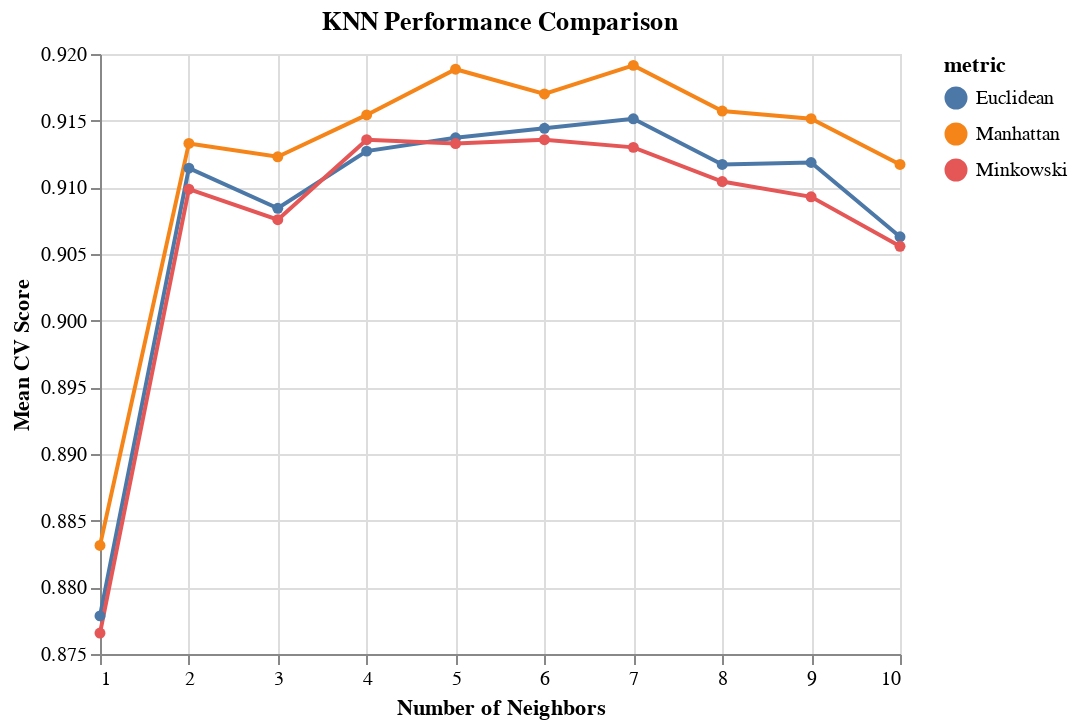

Notebook source saved alongside this figure:
### Markdown cell above
From the results of the tuned KNN model, we observe an accuracy score of 0.92, with the best results coming from 7 neighbours and distance metric p = 1, which is the Manhattan Distance. The results of the test are stored in a dataframe "results_KNN", with features including number of neighbours, the distance metric(p) value and the test scores obtained. 

Below is the visualization of the "results_KNN" dataframe, plotted with the number of neighbours on the x-axis and the test scores on the y-axis.

### Code cell
alt.Chart(results_KNN, 
          title='KNN Performance Comparison'
         ).mark_line(point=True).encode(
    alt.X('n_neighbors', title='Number of Neighbors'),
    alt.Y('test_score', title='Mean CV Score', scale=alt.Scale(zero=False)),
    color='metric'
)

### Figure 1 — Vega-Lite specification as saved in the notebook (floating-point values rounded to 4 significant figures)
{"config": {"view": {"continuousWidth": 400, "continuousHeight": 300}}, "data": {"name": "data-264ca50b7ed964041c8e1866fbc9552f"}, "mark": {"type": "line", "point": true}, "encoding": {"color": {"type": "nominal", "field": "metric"}, "x": {"type": "quantitative", "field": "n_neighbors", "title": "Number of Neighbors"}, "y": {"type": "quantitative", "field": "test_score", "scale": {"zero": false}, "title": "Mean CV Score"}}, "title": "KNN Performance Comparison", "$schema": "https://vega.github.io/schema/vega-lite/v4.8.1.json", "datasets": {"data-264ca50b7ed964041c8e1866fbc9552f": [{"n_neighbors": 1, "p": 1, "test_score": 0.8831, "metric": "Manhattan"}, {"n_neighbors": 1, "p": 2, "test_score": 0.8779, "metric": "Euclidean"}, {"n_neighbors": 1, "p": 5, "test_score": 0.8766, "metric": "Minkowski"}, {"n_neighbors": 2, "p": 1, "test_score": 0.9133, "metric": "Manhattan"}, {"n_neighbors": 2, "p": 2, "test_score": 0.9114, "metric": "Euclidean"}, {"n_neighbors": 2, "p": 5, "test_score": 0.9099, "metric": "Minkowski"}, {"n_neighbors": 3, "p": 1, "test_score": 0.9123, "metric": "Manhattan"}, {"n_neighbors": 3, "p": 2, "test_score": 0.9084, "metric": "Euclidean"}, {"n_neighbors": 3, "p": 5, "test_score": 0.9076, "metric": "Minkowski"}, {"n_neighbors": 4, "p": 1, "test_score": 0.9154, "metric": "Manhattan"}, {"n_neighbors": 4, "p": 2, "test_score": 0.9127, "metric": "Euclidean"}, {"n_neighbors": 4, "p": 5, "test_score": 0.9136, "metric": "Minkowski"}, {"n_neighbors": 5, "p": 1, "test_score": 0.9189, "metric": "Manhattan"}, {"n_neighbors": 5, "p": 2, "test_score": 0.9137, "metric": "Euclidean"}, {"n_neighbors": 5, "p": 5, "test_score": 0.9133, "metric": "Minkowski"}, {"n_neighbors": 6, "p": 1, "test_score": 0.917, "metric": "Manhattan"}, {"n_neighbors": 6, "p": 2, "test_score": 0.9144, "metric": "Euclidean"}, {"n_neighbors": 6, "p": 5, "test_score": 0.9136, "metric": "Minkowski"}, {"n_neighbors": 7, "p": 1, "test_score": 0.9191, "metric": "Manhattan"}, {"n_neighbors": 7, "p": 2, "test_score": 0.9151, "metric": "Euclidean"}, {"n_neighbors": 7, "p": 5, "test_score": 0.913, "metric": "Minkowski"}, {"n_neighbors": 8, "p": 1, "test_score": 0.9157, "metric": "Manhattan"}, {"n_neighbors": 8, "p": 2, "test_score": 0.9117, "metric": "Euclidean"}, {"n_neighbors": 8, "p": 5, "test_score": 0.9104, "metric": "Minkowski"}, {"n_neighbors": 9, "p": 1, "test_score": 0.9151, "metric": "Manhattan"}, {"n_neighbors": 9, "p": 2, "test_score": 0.9119, "metric": "Euclidean"}, {"n_neighbors": 9, "p": 5, "test_score": 0.9093, "metric": "Minkowski"}, {"n_neighbors": 10, "p": 1, "test_score": 0.9117, "metric": "Manhattan"}, {"n_neighbors": 10, "p": 2, "test_score": 0.9063, "metric": "Euclidean"}, {"n_neighbors": 10, "p": 5, "test_score": 0.9056, "metric": "Minkowski"}]}}
